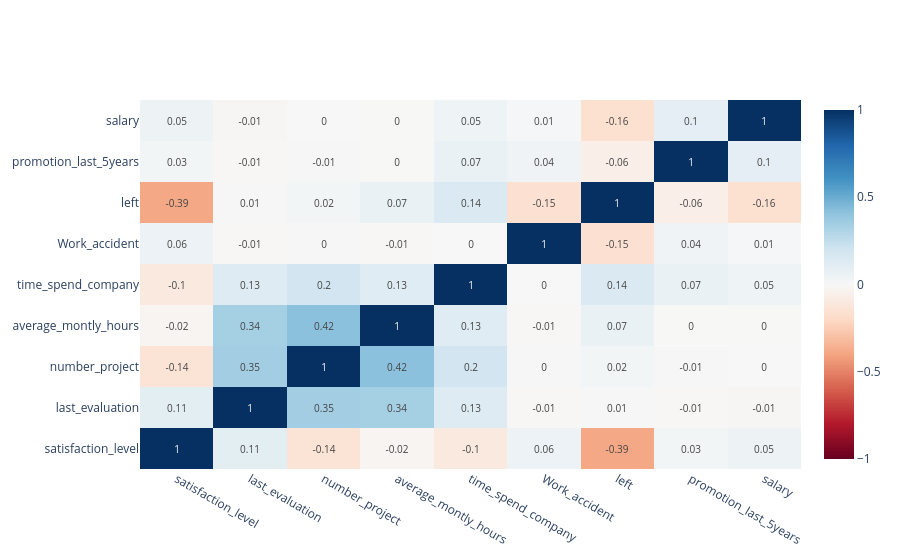

The notebook cell this image was saved under:
### Markdown cell above
Datakvaliteten kontrolleras innan analysen. Saknade varden och dubbletter ska hanteras innan resultatet anvands som beslutsunderlag.

### Code cell
numeric_columns=["satisfaction_level", "last_evaluation", "number_project", "average_montly_hours", "time_spend_company", "Work_accident", "left", "promotion_last_5years","salary"]
corr = df[numeric_columns].corr()

fig = go.Figure(data=go.Heatmap(z=corr.values, x=corr.columns, y=corr.columns, colorscale='RdBu',zmid=0, text=np.round(corr.values, 2),
    texttemplate='%{text}',
    textfont={"size": 10}))

fig.show()

### Figure 1 — Plotly figure (JSON) as saved in the notebook; plotly's stock layout.template omitted (floating-point values rounded to 4 significant figures)
{"data": [{"colorscale": [[0, "rgb(103,0,31)"], [0.1, "rgb(178,24,43)"], [0.2, "rgb(214,96,77)"], [0.3, "rgb(244,165,130)"], [0.4, "rgb(253,219,199)"], [0.5, "rgb(247,247,247)"], [0.6, "rgb(209,229,240)"], [0.7, "rgb(146,197,222)"], [0.8, "rgb(67,147,195)"], [0.9, "rgb(33,102,172)"], [1, "rgb(5,48,97)"]], "text": [[1.0, 0.11, -0.14, -0.02, -0.1, 0.06, -0.39, 0.03, 0.05], [0.11, 1.0, 0.35, 0.34, 0.13, -0.01, 0.01, -0.01, -0.01], [-0.14, 0.35, 1.0, 0.42, 0.2, -0.0, 0.02, -0.01, -0.0], [-0.02, 0.34, 0.42, 1.0, 0.13, -0.01, 0.07, -0.0, -0.0], [-0.1, 0.13, 0.2, 0.13, 1.0, 0.0, 0.14, 0.07, 0.05], [0.06, -0.01, -0.0, -0.01, 0.0, 1.0, -0.15, 0.04, 0.01], [-0.39, 0.01, 0.02, 0.07, 0.14, -0.15, 1.0, -0.06, -0.16], [0.03, -0.01, -0.01, -0.0, 0.07, 0.04, -0.06, 1.0, 0.1], [0.05, -0.01, -0.0, -0.0, 0.05, 0.01, -0.16, 0.1, 1.0]], "textfont": {"size": 10}, "texttemplate": "%{text}", "type": "heatmap", "x": ["satisfaction_level", "last_evaluation", "number_project", "average_montly_hours", "time_spend_company", "Work_accident", "left", "promotion_last_5years", "salary"], "y": ["satisfaction_level", "last_evaluation", "number_project", "average_montly_hours", "time_spend_company", "Work_accident", "left", "promotion_last_5years", "salary"], "z": [[1.0, 0.105, -0.143, -0.02005, -0.1009, 0.0587, -0.3884, 0.02561, 0.05002], [0.105, 1.0, 0.3493, 0.3397, 0.1316, -0.007104, 0.006567, -0.008684, -0.013], [-0.143, 0.3493, 1.0, 0.4172, 0.1968, -0.004741, 0.02379, -0.006064, -0.001803], [-0.02005, 0.3397, 0.4172, 1.0, 0.1278, -0.01014, 0.07129, -0.003544, -0.002242], [-0.1009, 0.1316, 0.1968, 0.1278, 1.0, 0.00212, 0.1448, 0.06743, 0.04872], [0.0587, -0.007104, -0.004741, -0.01014, 0.00212, 1.0, -0.1546, 0.03925, 0.009247], [-0.3884, 0.006567, 0.02379, 0.07129, 0.1448, -0.1546, 1.0, -0.06179, -0.1579], [0.02561, -0.008684, -0.006064, -0.003544, 0.06743, 0.03925, -0.06179, 1.0, 0.09812], [0.05002, -0.013, -0.001803, -0.002242, 0.04872, 0.009247, -0.1579, 0.09812, 1.0]], "zmid": 0}], "layout": {}}
